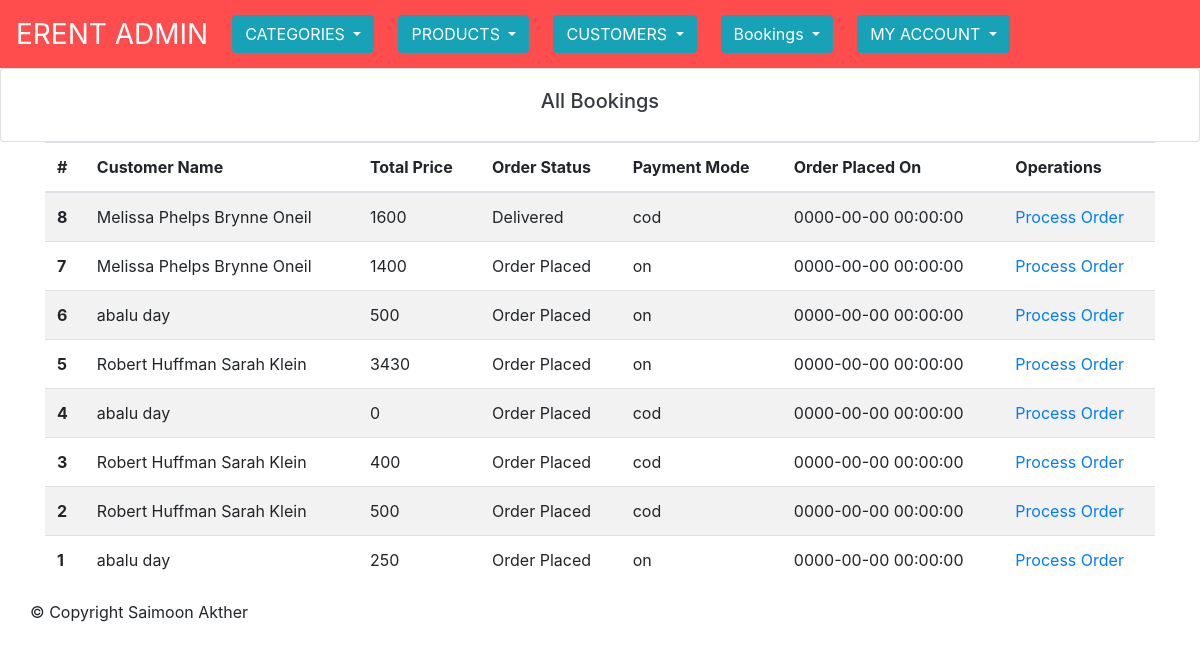
The app's page /admin/bookings.php (signed in) with its own data.
### tables this page shows
CREATE TABLE `rents` (
  `id` int(11) NOT NULL,
  `uid` int(11) NOT NULL,
  `totalprice` varchar(255) NOT NULL,
  `orderstatus` varchar(255) NOT NULL,
  `paymentmode` varchar(255) NOT NULL,
  `timestamp` datetime NOT NULL
);

CREATE TABLE `userinfo` (
  `id` int(11) NOT NULL,
  `uid` int(11) NOT NULL,
  `firstname` varchar(255) NOT NULL,
  `lastname` varchar(255) NOT NULL,
  `company` varchar(255) NOT NULL,
  `address1` varchar(255) NOT NULL,
  `address2` varchar(255) NOT NULL,
  `city` varchar(255) NOT NULL,
  `state` varchar(255) NOT NULL,
  `country` varchar(255) NOT NULL,
  `zip` varchar(255) NOT NULL,
  `mobile` varchar(255) NOT NULL
);

### admin/bookings.php (the view, shortened to what this page needs)
<?php
	require_once ('../database/config.php');
?>
<?php include ('inc/nav.php'); ?>
<div class="card">
  <div class="card-body">
  <h5 class="text-center text-dark">All Bookings</h5>
  </div>
</div>
<section id="content">
	<div class="content-blog">
		<div class="container">
			<table class="table table-striped">
				<thead>
					<tr>
						<th>#</th>
						<th>Customer Name</th>
						<th>Total Price</th>
						<th>Order Status</th>
						<th>Payment Mode</th>
						<th>Order Placed On</th>
						<th>Operations</th>
					</tr>
				</thead>
				<tbody>
				<?php
					$sql = "SELECT r.id, r.totalprice, r.orderstatus, r.paymentmode, r.`timestamp`, u.firstname, u.lastname
					FROM `rents` r JOIN `userinfo` u WHERE r.uid=u.uid ORDER BY r.id DESC";
					$res = mysqli_query($connection, $sql);
					while ($r = mysqli_fetch_assoc($res)) {
				?>
					<tr>
						<th scope="row"><?php echo $r['id']; ?></th>
						<td><?php echo $r['firstname']. " " . $r['lastname']; ?></td>
						<td><?php echo $r['totalprice']; ?></td>
						<td><?php echo $r['orderstatus']; ?></td>
						<td><?php echo $r['paymentmode']; ?></td>
						<td><?php echo $r['timestamp']; ?></td>
						<td><a href="booking-process.php?id=<?php echo $r['id']; ?>">Process Order</a></td>
					</tr>
				<?php } ?>
				</tbody>
			</table>
		</div>
	</div>
</section>
<?php include 'inc/footer.php' ?>

### records on screen
rents: id "8", userinfo.firstname "Melissa Phelps", userinfo.lastname "Brynne Oneil", totalprice "1600", orderstatus "Delivered", paymentmode "cod", timestamp "0000-00-00 00:00:00"
rents: id "7", userinfo.firstname "Melissa Phelps", userinfo.lastname "Brynne Oneil", totalprice "1400", orderstatus "Order Placed", paymentmode "on", timestamp "0000-00-00 00:00:00"
rents: id "6", userinfo.firstname "abalu", userinfo.lastname "day", totalprice "500", orderstatus "Order Placed", paymentmode "on", timestamp "0000-00-00 00:00:00"
rents: id "5", userinfo.firstname "Robert Huffman", userinfo.lastname "Sarah Klein", totalprice "3430", orderstatus "Order Placed", paymentmode "on", timestamp "0000-00-00 00:00:00"
rents: id "4", userinfo.firstname "abalu", userinfo.lastname "day", totalprice "0", orderstatus "Order Placed", paymentmode "cod", timestamp "0000-00-00 00:00:00"
rents: id "3", userinfo.firstname "Robert Huffman", userinfo.lastname "Sarah Klein", totalprice "400", orderstatus "Order Placed", paymentmode "cod", timestamp "0000-00-00 00:00:00"
rents: id "2", userinfo.firstname "Robert Huffman", userinfo.lastname "Sarah Klein", totalprice "500", orderstatus "Order Placed", paymentmode "cod", timestamp "0000-00-00 00:00:00"
rents: id "1", userinfo.firstname "abalu", userinfo.lastname "day", totalprice "250", orderstatus "Order Placed", paymentmode "on", timestamp "0000-00-00 00:00:00"
